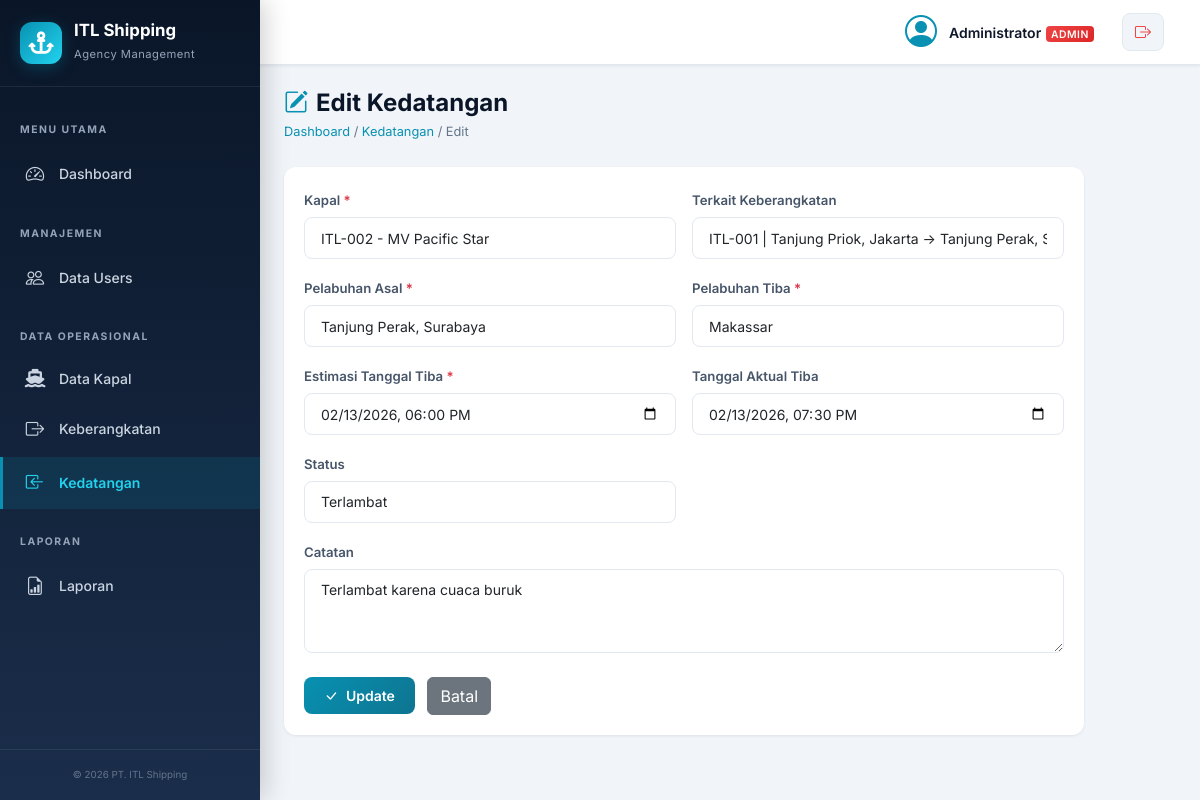
Page /kedatangan/edit.php?id=2 (signed in) on the committed database.
### tables this page shows
CREATE TABLE `kedatangan` (
  `id` int(11) NOT NULL,
  `id_kapal` int(11) NOT NULL,
  `id_keberangkatan` int(11) DEFAULT NULL,
  `pelabuhan_asal` varchar(100) NOT NULL,
  `pelabuhan_tiba` varchar(100) NOT NULL,
  `tanggal_tiba` datetime NOT NULL,
  `tanggal_aktual_tiba` datetime DEFAULT NULL,
  `status` enum('menunggu','tiba','terlambat','batal') NOT NULL DEFAULT 'menunggu',
  `catatan` text DEFAULT NULL,
  `created_by` int(11) DEFAULT NULL,
  `created_at` datetime NOT NULL DEFAULT current_timestamp(),
  `updated_at` datetime NOT NULL DEFAULT current_timestamp() ON UPDATE current_timestamp()
);

CREATE TABLE `kapal` (
  `id` int(11) NOT NULL,
  `nama_kapal` varchar(100) NOT NULL,
  `kode_kapal` varchar(30) NOT NULL,
  `jenis_kapal` varchar(50) DEFAULT NULL,
  `bendera` varchar(50) DEFAULT NULL,
  `kapasitas_ton` int(11) DEFAULT 0,
  `pemilik` varchar(100) DEFAULT NULL,
  `keterangan` text DEFAULT NULL,
  `status` enum('aktif','nonaktif') NOT NULL DEFAULT 'aktif',
  `created_at` datetime NOT NULL DEFAULT current_timestamp(),
  `updated_at` datetime NOT NULL DEFAULT current_timestamp() ON UPDATE current_timestamp()
);

CREATE TABLE `keberangkatan` (
  `id` int(11) NOT NULL,
  `id_kapal` int(11) NOT NULL,
  `pelabuhan_asal` varchar(100) NOT NULL,
  `pelabuhan_tujuan` varchar(100) NOT NULL,
  `tanggal_berangkat` datetime NOT NULL,
  `muatan` varchar(100) DEFAULT NULL,
  `berat_muatan` int(11) DEFAULT 0,
  `status` enum('dijadwalkan','berlayar','selesai','batal') NOT NULL DEFAULT 'dijadwalkan',
  `catatan` text DEFAULT NULL,
  `created_by` int(11) DEFAULT NULL,
  `created_at` datetime NOT NULL DEFAULT current_timestamp(),
  `updated_at` datetime NOT NULL DEFAULT current_timestamp() ON UPDATE current_timestamp()
);

### kedatangan/edit.php (the view, shortened to what this page needs)
<?php
require_once __DIR__ . '/../config/database.php';
$id = (int)($_GET['id'] ?? 0);
$stmt = $pdo->prepare("SELECT * FROM kedatangan WHERE id = ?");
$stmt->execute([$id]);
$data = $stmt->fetch();
$kapal_list = $pdo->query("SELECT id, nama_kapal, kode_kapal FROM kapal WHERE status='aktif' ORDER BY nama_kapal")->fetchAll();
$keberangkatan_list = $pdo->query("
    SELECT k.id, k.pelabuhan_asal, k.pelabuhan_tujuan, k.tanggal_berangkat, kp.nama_kapal, kp.kode_kapal
    FROM keberangkatan k
    JOIN kapal kp ON k.id_kapal = kp.id
    ORDER BY k.tanggal_berangkat DESC
")->fetchAll();
require_once __DIR__ . '/../includes/header.php';
require_once __DIR__ . '/../includes/sidebar.php';
?>
<div class="page-header">
    <div>
        <h2><i class="bi bi-pencil-square"></i> Edit Kedatangan</h2>
        <span class="breadcrumb-custom"><a href="/app_shipping/index.php">Dashboard</a> / <a href="/app_shipping/kedatangan/index.php">Kedatangan</a> / Edit</span>
    </div>
</div>
<div class="card-custom" style="max-width: 800px;">
    <div class="card-body-custom">
        <form method="POST" action="">
            <div class="row g-3">
                <div class="col-md-6">
                    <label class="form-label-custom">Kapal <span class="text-danger">*</span></label>
                    <select name="id_kapal" class="form-select form-select-custom" required>
                        <?php foreach ($kapal_list as $kp): ?>
                        <option value="<?= $kp['id'] ?>" <?= $data['id_kapal'] == $kp['id'] ? 'selected' : '' ?>>
                            <?= htmlspecialchars($kp['kode_kapal'] . ' - ' . $kp['nama_kapal']) ?>
                        </option>
                        <?php endforeach; ?>
                    </select>
                </div>
                <div class="col-md-6">
                    <label class="form-label-custom">Terkait Keberangkatan</label>
                    <select name="id_keberangkatan" class="form-select form-select-custom">
                        <?php foreach ($keberangkatan_list as $kb): ?>
                        <option value="<?= $kb['id'] ?>" <?= $data['id_keberangkatan'] == $kb['id'] ? 'selected' : '' ?>>
                            <?= htmlspecialchars($kb['kode_kapal'] . ' | ' . $kb['pelabuhan_asal'] . ' → ' . $kb['pelabuhan_tujuan']) ?>
                        </option>
                        <?php endforeach; ?>
                    </select>
                </div>
                <div class="col-md-6">
                    <label class="form-label-custom">Pelabuhan Asal <span class="text-danger">*</span></label>
                    <input type="text" name="pelabuhan_asal" class="form-control form-control-custom" required value="<?= htmlspecialchars($data['pelabuhan_asal']) ?>">
                </div>
                <div class="col-md-6">
                    <label class="form-label-custom">Pelabuhan Tiba <span class="text-danger">*</span></label>
                    <input type="text" name="pelabuhan_tiba" class="form-control form-control-custom" required value="<?= htmlspecialchars($data['pelabuhan_tiba']) ?>">
                </div>
                <div class="col-md-6">
                    <label class="form-label-custom">Estimasi Tanggal Tiba <span class="text-danger">*</span></label>
                    <input type="datetime-local" name="tanggal_tiba" class="form-control form-control-custom" required value="<?= date('Y-m-d\TH:i', strtotime($data['tanggal_tiba'])) ?>">
                </div>
                <div class="col-md-6">
                    <label class="form-label-custom">Tanggal Aktual Tiba</label>
                    <input type="datetime-local" name="tanggal_aktual_tiba" class="form-control form-control-custom" value="<?= $data['tanggal_aktual_tiba'] ? date('Y-m-d\TH:i', strtotime($data['tanggal_aktual_tiba'])) : '' ?>">
                </div>
                <div class="col-md-6">
                    <label class="form-label-custom">Status</label>
                    <select name="status" class="form-select form-select-custom" required>
                        <option value="terlambat" <?= $data['status'] === 'terlambat' ? 'selected' : '' ?>>Terlambat</option>
                    </select>
                </div>
                <div class="col-12">
                    <label class="form-label-custom">Catatan</label>
                    <textarea name="catatan" class="form-control form-control-custom" rows="3"><?= htmlspecialchars($data['catatan'] ?? '') ?></textarea>
                </div>
            </div>
            <div class="mt-4">
                <button type="submit" class="btn btn-primary-custom"><i class="bi bi-check-lg"></i> Update</button>
                <a href="/app_shipping/kedatangan/index.php" class="btn btn-secondary ms-2">Batal</a>
            </div>
        </form>
    </div>
</div>
<?php require_once __DIR__ . '/../includes/footer.php'; ?>

### assets/css/style.css (style rules this page uses)
:root { --primary: #0a1628; --primary-light: #1a2d4a; --secondary: #0891b2; --secondary-light: #22d3ee; --accent: #f59e0b; --accent-light: #fbbf24; --success: #10b981; --danger: #ef4444; --warning: #f59e0b; --info: #3b82f6; --dark: #0f172a; --gray-100: #f1f5f9; --gray-200: #e2e8f0; --gray-300: #cbd5e1; --gray-400: #94a3b8; --gray-500: #64748b; --gray-600: #475569; --white: #ffffff; --sidebar-width: 260px; --navbar-height: 65px; --border-radius: 12px; --shadow-sm: 0 1px 3px rgba(0,0,0,0.08); --shadow-md: 0 4px 20px rgba(0,0,0,0.1); --shadow-lg: 0 10px 40px rgba(0,0,0,0.15); --transition: all 0.3s cubic-bezier(0.4, 0, 0.2, 1); }
* { margin: 0; padding: 0; box-sizing: border-box; }
body { font-family: 'Inter', -apple-system, BlinkMacSystemFont, sans-serif; background: var(--gray-100); color: var(--dark); line-height: 1.6; overflow-x: hidden; }
a { text-decoration: none; }
.page-header { display: flex; align-items: center; justify-content: space-between; flex-wrap: wrap; gap: 1rem; margin-bottom: 1.5rem; }
.page-header h2 { font-size: 1.5rem; font-weight: 700; color: var(--primary); margin: 0; display: flex; align-items: center; gap: 0.5rem; }
.page-header h2 i { color: var(--secondary); }
.breadcrumb-custom { font-size: 0.8rem; color: var(--gray-500); }
.breadcrumb-custom a { color: var(--secondary); }
.card-custom { background: #fff; border: none; border-radius: var(--border-radius); box-shadow: var(--shadow-sm); transition: var(--transition); overflow: hidden; }
.card-body-custom { padding: 1.25rem; }
.btn-primary-custom { background: linear-gradient(135deg, var(--secondary), #0e7490); border: none; color: #fff; font-weight: 600; padding: 0.5rem 1.25rem; border-radius: 8px; font-size: 0.875rem; transition: var(--transition); display: inline-flex; align-items: center; gap: 0.5rem; }
.form-control-custom, .form-select-custom { border: 1.5px solid var(--gray-200); border-radius: 8px; padding: 0.6rem 1rem; font-size: 0.875rem; transition: var(--transition); background: #fff; }
.form-label-custom { font-weight: 600; font-size: 0.825rem; color: var(--gray-600); margin-bottom: 0.35rem; }

### rows in the picture
kedatangan: id_kapal "ITL-002 - MV Pacific Star", id_keberangkatan "ITL-001 | Tanjung Priok, Jakarta → Tanjung Perak, Surabaya", pelabuhan_asal "Tanjung Perak, Surabaya", pelabuhan_tiba "Makassar", tanggal_tiba "02/13/2026 18:00", tanggal_aktual_tiba "02/13/2026 19:30", status "Terlambat", catatan "Terlambat karena cuaca buruk"

### other values in the picture
$_SESSION['user_nama'] "Administrator"
$_SESSION['user_level'] "ADMIN"
